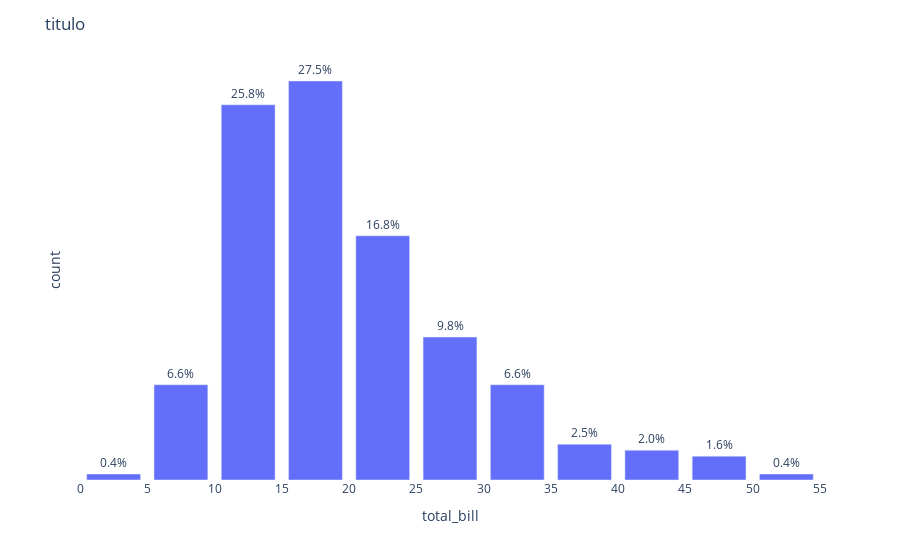

The code cell stored with this chart in its notebook:
### Code cell
fig = px.bar(x=bins, y=counts_perc, labels={'x':'total_bill', 'y':'count'}, text = counts_perc)
#fig.update_traces(texttemplate='%{text:.1fs%}', textposition='outside')
fig.update_traces(texttemplate='%{text:.1f}%', textposition='outside')

fig.update_layout(barmode='group',
    title_text="titulo",
    plot_bgcolor='white',
    xaxis = dict(dtick = 5)
        
    #legend_title='<b> Trend </b>'
)
fig['layout']['yaxis1'].update(showticklabels=False)#,range = [0, 50],autorange=False)
#fig['layout']['xaxis'].update(showticklabels=True,range = [0, 60],autorange=False)

fig.show()

### Figure 1 — Plotly figure (JSON) as saved in the notebook; plotly's stock layout.template omitted (floating-point values rounded to 4 significant figures)
{"data": [{"alignmentgroup": "True", "hoverlabel": {"namelength": 0}, "hovertemplate": "total_bill=%{x}<br>count=%{y}<br>text=%{text}", "legendgroup": "", "marker": {"color": "#636efa"}, "name": "", "offsetgroup": "", "orientation": "v", "showlegend": false, "text": [0.4098, 6.557, 25.82, 27.46, 16.8, 9.836, 6.557, 2.459, 2.049, 1.639, 0.4098], "textposition": "outside", "texttemplate": "%{text:.1f}%", "type": "bar", "x": [2.5, 7.5, 12.5, 17.5, 22.5, 27.5, 32.5, 37.5, 42.5, 47.5, 52.5], "xaxis": "x", "y": [0.4098, 6.557, 25.82, 27.46, 16.8, 9.836, 6.557, 2.459, 2.049, 1.639, 0.4098], "yaxis": "y"}], "layout": {"barmode": "group", "legend": {"tracegroupgap": 0}, "margin": {"t": 60}, "plot_bgcolor": "white", "title": {"text": "titulo"}, "xaxis": {"anchor": "y", "domain": [0, 1], "dtick": 5, "title": {"text": "total_bill"}}, "yaxis": {"anchor": "x", "domain": [0, 1], "showticklabels": false, "title": {"text": "count"}}}}
